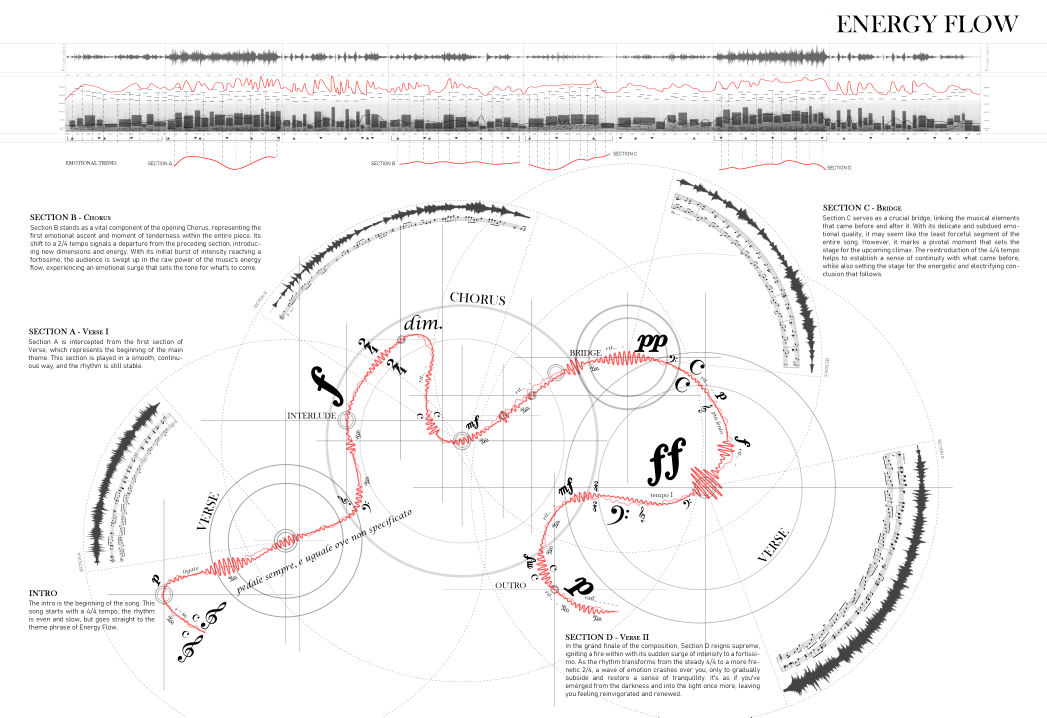
#> input picture assets/images/activities/laf-drawing-prize/energy.png, 5232 x 3586 px (shown at 1/5 size); its folder holds only this picture in this run
$ python optimize-images.py
#> lines starting #> are read from the running program, lines starting #| are printed output that depends on the picture
"""Build responsive WebP previews without modifying the original images."""

import json
from pathlib import Path

from PIL import Image, ImageOps


ROOT = Path(__file__).resolve().parents[1]
IMAGE_ROOT = ROOT / "assets" / "images"
OUTPUT = IMAGE_ROOT / "optimized"
MANIFEST = ROOT / "assets" / "js" / "image-manifest.js"
WIDTHS = (480, 960, 1600)


def build():
    manifest = {}
    original_bytes = 0
    preview_bytes = 0
    images = sorted(
        source for source in IMAGE_ROOT.rglob("*")
        if OUTPUT not in source.parents
        and source.suffix.lower() in {".png", ".jpg", ".jpeg", ".webp"}
    )
    for source in images:
        with Image.open(source) as raw:
#> raw is the input picture: PIL image 5232x3586 RGBA; mean R, G, B, A 243.9, 242.8, 242.7, 255
            image = ImageOps.exif_transpose(raw)
            if image.mode not in {"RGB", "RGBA"}:
                image = image.convert("RGBA" if "transparency" in raw.info else "RGB")
            width, height = image.size
#> width = 5232; height = 3586
            variants = []
            for target_width in sorted({min(width, value) for value in WIDTHS}):
                target = OUTPUT / source.relative_to(IMAGE_ROOT).parent / f"{source.name}-{target_width}.webp"
                target.parent.mkdir(parents=True, exist_ok=True)
                if not target.exists() or target.stat().st_mtime < source.stat().st_mtime:
                    resized = image.resize((target_width, max(1, round(height * target_width / width))), Image.Resampling.LANCZOS)
                    resized.save(target, "WEBP", quality=92 if source.suffix.lower() == ".png" else 88, method=4)
                variants.append({"src": target.relative_to(ROOT).as_posix(), "width": target_width})
#> this loop made 3 passes
#> pass 1, in build, `resized = image.resize((target_width, max(1, round(height * target_wid..`:
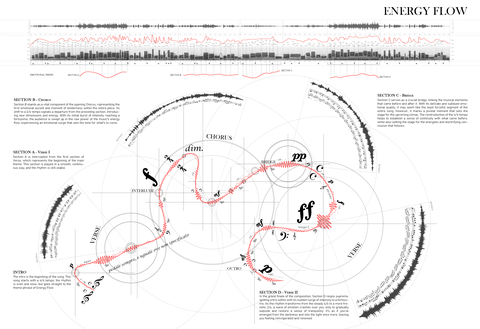
#> resized: PIL image 480x329 RGBA; mean R, G, B, A 243.5, 242.2, 242.2, 255
#> pass 2, in build, `resized = image.resize((target_width, max(1, round(height * target_wid..`:
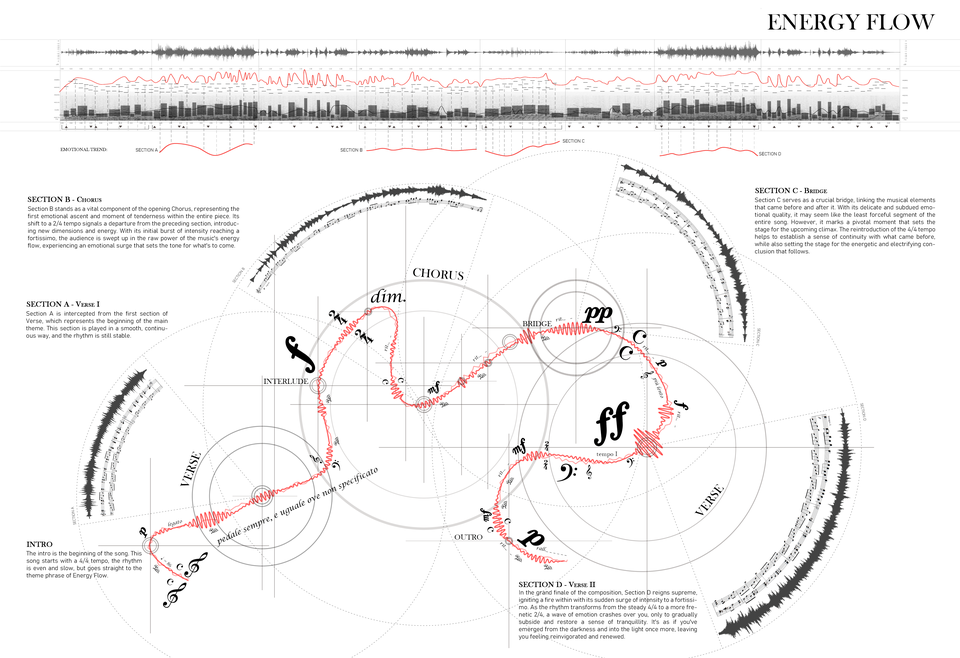
#> resized: PIL image 960x658 RGBA; mean R, G, B, A 243.5, 242.3, 242.3, 255
#> after the loop, variants = 3 items
            manifest[source.relative_to(ROOT).as_posix()] = {"width": width, "height": height, "sources": variants}
            original_bytes += source.stat().st_size
            preview_bytes += sum((ROOT / item["src"]).stat().st_size for item in variants)
#> preview_bytes = 377434
    MANIFEST.write_text("window.portfolioImageManifest = " + json.dumps(manifest, indent=2) + ";\n", encoding="utf-8")
    print(json.dumps({"images": len(manifest), "original_mib": round(original_bytes / 1048576, 2), "all_preview_sizes_mib": round(preview_bytes / 1048576, 2)}))
#| {"images": 1, "original_mib": 3.32, "all_preview_sizes_mib": 0.36}


if __name__ == "__main__":
    build()
